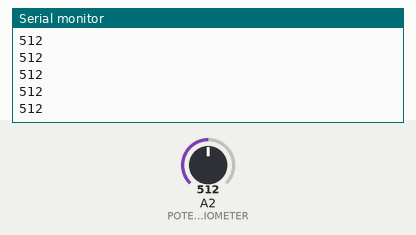
Bench run of a sketch on a simulated Arduino Uno, built with avr-gcc and run on an emulated ATmega328P. Parts: the last lines printed to the serial monitor. Inputs (shaded band) come from the test bench; at power-on: A2 (POTENTIOMETER) = 512.

Above: at 1.2 s.
1.3 s: A2 (POTENTIOMETER) set to 716
At 1.31 s:
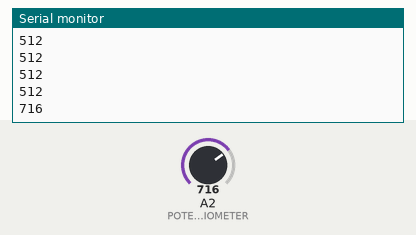
2.8 s: A2 (POTENTIOMETER) set to 900
At 2.81 s:
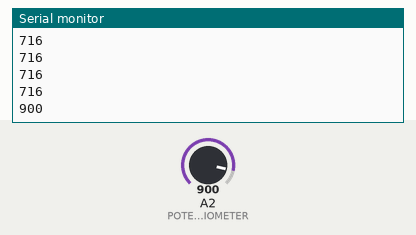
Timing chart, 0 to 5.8 s (numbered marks = the images above; inputs shaded):
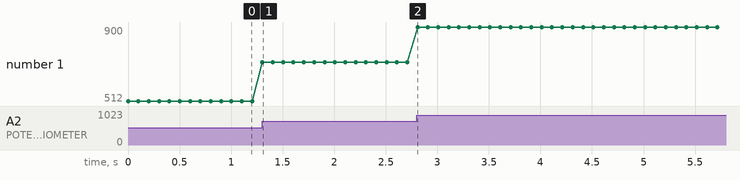

The sketch:

read-a-potentiometer.ino
```cpp
/**
 * Read Analog Values From a 10K Potentiometer
 * ----------------------------------------------------------------------------------
 *
 * Read the values from a 10K potentiometer, or pot, connected to analog pin A2. Make
 * sure to open Arduino’s Serial Monitor: Tools | Serial Monitor
 */

#define POTENTIOMETER A2     // Connect the pot to analog PIN A2.
#define BAUD_RATE     9600   // Set baud rate used by the serial connection to 9600.

int potentiometer_value = 0; // Hold the value read from the pot.

void setup() {
  Serial.begin(BAUD_RATE);   // Establish the baud rate for the serial connection.
}

void loop() {
  potentiometer_value = analogRead(POTENTIOMETER); // Read the pot’s value, then...
  Serial.println(potentiometer_value);             // print to the serial monitor.

  delay(100);
}
```

Measured:
- after the input at 1.3 s, the serial monitor: prints a new line at once (image 1)
- after the input at 2.8 s, the serial monitor: prints a new line at once (image 2)
- plotted number 1: 512 → 716 after the input at 1.3 s, 716 → 900 after the input at 2.8 s
